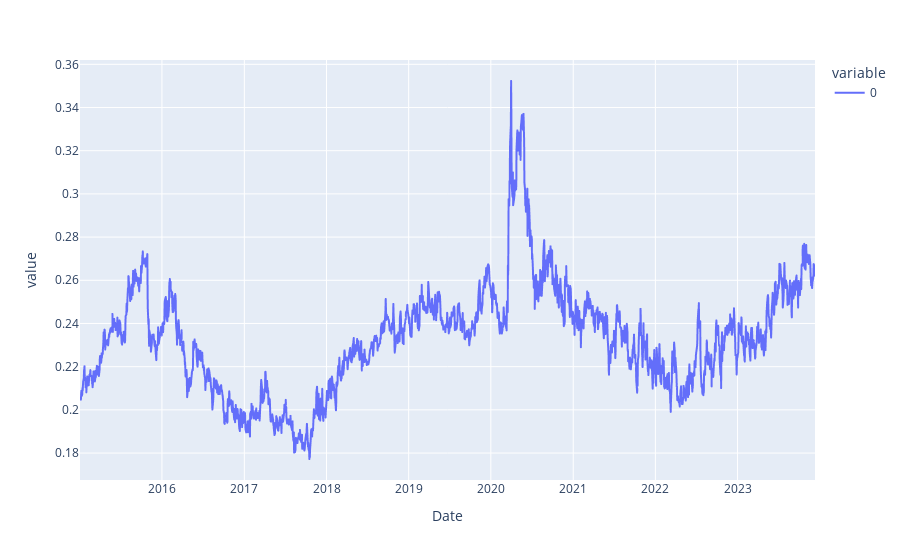

The code cell stored with this chart in its notebook:
### Markdown cell above
##### Ahora realizamos para las dos acciones una regresión lineal de la forma:

$ Y = \beta X + \varepsilon$

### Code cell
ratio = data["COPEC"]/data["CMPC"]
fig = px.line(ratio)
fig.show()

### Figure 1 — Plotly figure (JSON) as saved in the notebook; plotly's stock layout.template omitted (floating-point values rounded to 4 significant figures; data arrays with more than 128 entries replaced by an {"elided": "..."} marker saying what was removed)
{"data": [{"hovertemplate": "variable=0<br>Date=%{x}<br>value=%{y}<extra></extra>", "legendgroup": "0", "line": {"color": "#636efa", "dash": "solid"}, "marker": {"symbol": "circle"}, "mode": "lines", "name": "0", "showlegend": true, "type": "scattergl", "x": {"elided": "2228 str values"}, "xaxis": "x", "y": {"elided": "2228 float values"}, "yaxis": "y"}], "layout": {"legend": {"title": {"text": "variable"}, "tracegroupgap": 0}, "margin": {"t": 60}, "xaxis": {"anchor": "y", "domain": [0, 1], "title": {"text": "Date"}}, "yaxis": {"anchor": "x", "domain": [0, 1], "title": {"text": "value"}}}}
